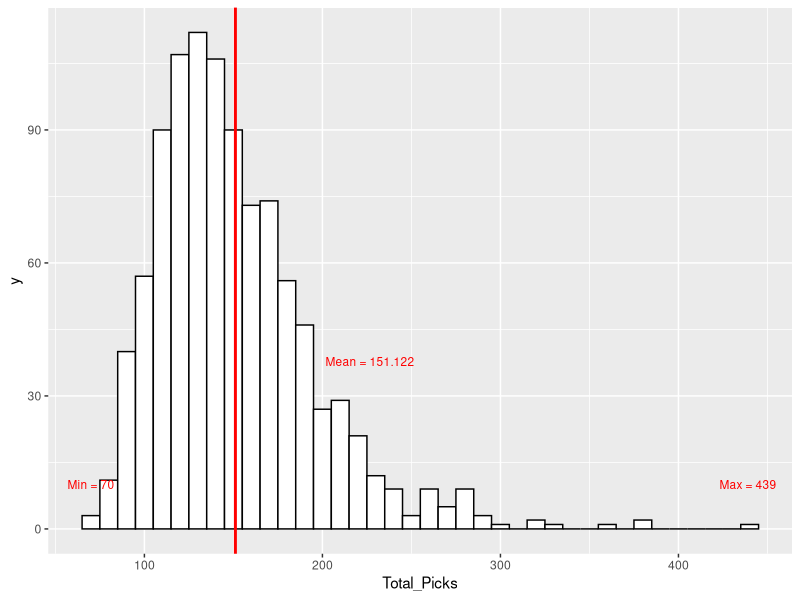

This figure's R source:
setwd("D:/CUONGVO/")
library(ggplot2)

pick_record <- function(){
  j <- 1
  df <- data.frame(matrix(0,ncol=1))
  colnames(df) <- "Picks"
  df[j,1] <- sample(c(1:36),1)
  df.check <- data.frame(matrix(0,ncol=1,nrow=36))
  colnames(df.check) <- "check"
  df.check[df[j,1],1] <- 1
  while (sum(df.check$check) != 36) {
    j <- j + 1
    df[j,1] <- sample(c(1:36),1)
    df.check[df[j,1],1] <- 1
  }
  return(j)
}

i<-1
result <- data.frame(matrix(0,ncol = 1))
colnames(result) <- "Total_Picks"

while (i<=1000) {
  result[i,1] <- pick_record()
  # print(i)
  i <- i +1
}

Chart <- ggplot(result,aes(x = Total_Picks)) + geom_histogram(binwidth = 10, color = "Black", fill = "White")
Chart <- Chart + geom_vline(xintercept = mean(result$Total_Picks),col = "red",lwd = 1)
Chart <- Chart + annotate("text",x = mean(result$Total_Picks) * 1.5,y = mean(result$Total_Picks)*0.25,label = paste("Mean =", mean(result$Total_Picks)),col = "red",size = 3)
Chart <- Chart + annotate("text",x = min(result$Total_Picks),y = 10,label = paste("Min =", min(result$Total_Picks)),col = "red",size = 3)
Chart <- Chart + annotate("text",x = max(result$Total_Picks),y = 10,label = paste("Max =", max(result$Total_Picks)),col = "red",size = 3)
Chart
